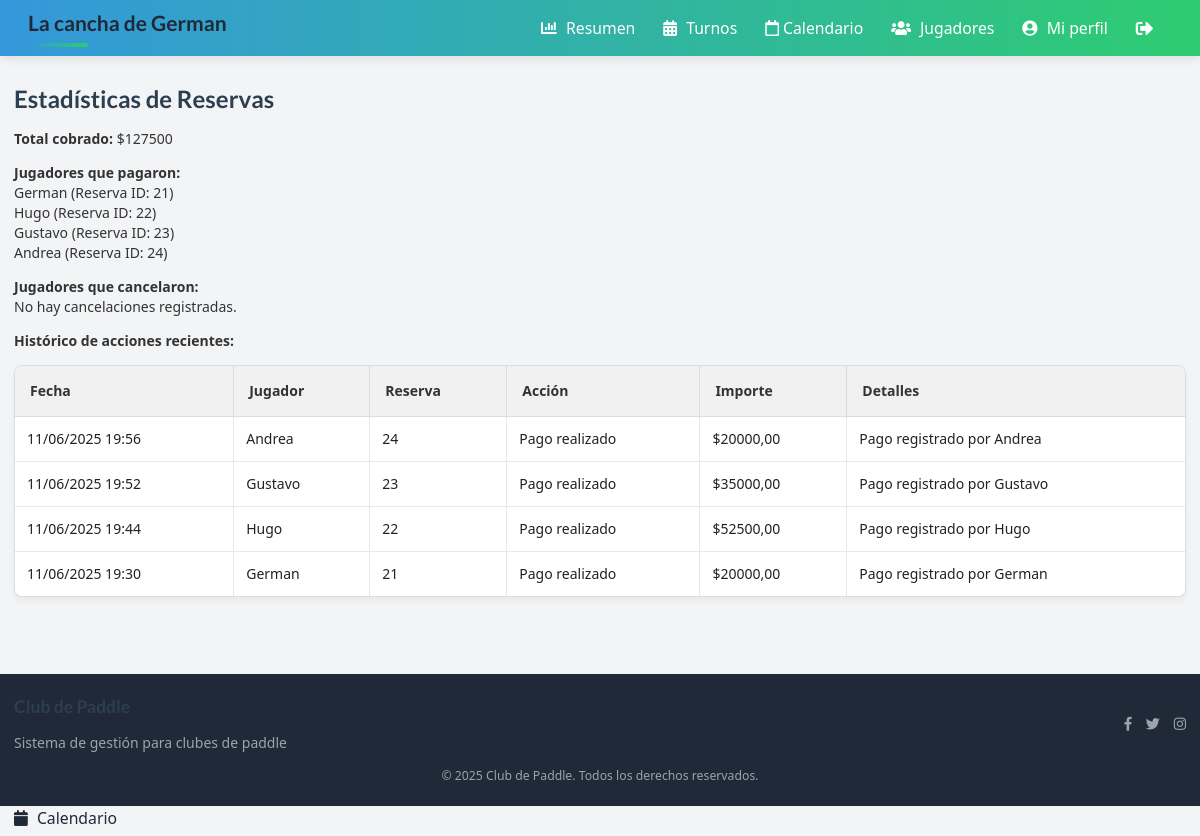
Before: /estadisticas/ with the older database file.
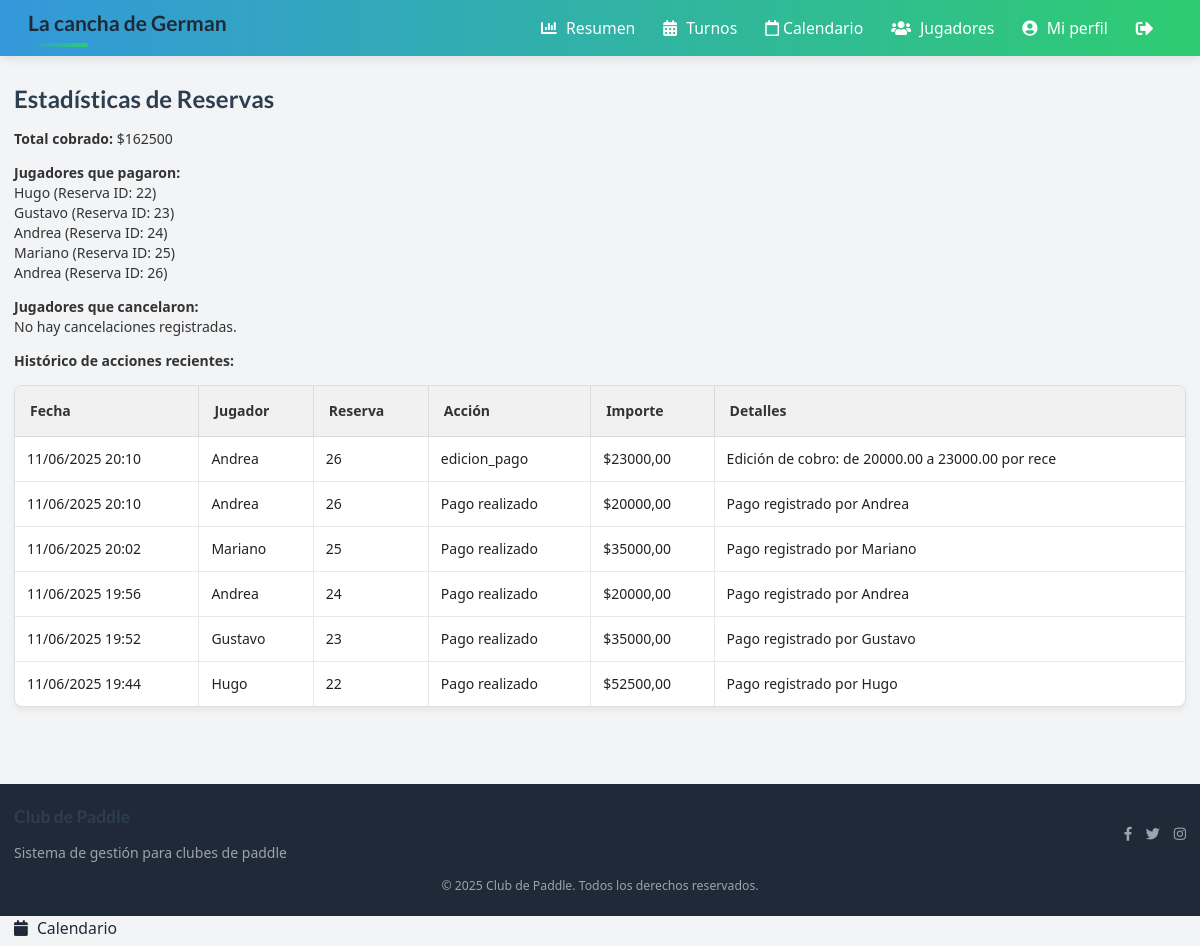
After: the same page with the newer database file.
### padel_admin/models.py (models this page shows, shortened)
class Jugadors(models.Model):
    id_jugador = models.CharField(primary_key=True, max_length=10)
    nom = models.CharField(max_length=30)
    cognom = models.CharField(max_length=30)
    nivell = models.IntegerField(
        default=1, validators=[MinValueValidator(1), MaxValueValidator(6)]
    )
    telefon = models.CharField(max_length=13)
    email = models.EmailField(max_length=50)
    contrasenya = models.CharField(max_length=30)
    foto = models.ImageField(upload_to="fotos_jugadores/", blank=True, null=True)

class HistoricoReserva(models.Model):
    ACCION_CHOICES = [
        ("pago", "Pago realizado"),
        ("cancelacion", "Reserva cancelada"),
    ]
    reserva = models.ForeignKey(Reserva, on_delete=models.CASCADE)
    jugador = models.ForeignKey(Jugadors, on_delete=models.CASCADE)
    fecha = models.DateTimeField(auto_now_add=True)
    accion = models.CharField(max_length=20, choices=ACCION_CHOICES)
    importe = models.DecimalField(max_digits=9, decimal_places=2, null=True, blank=True)
    detalles = models.TextField(blank=True, null=True)

class Reserva(models.Model):
    jugador = models.ForeignKey(Jugadors, on_delete=models.CASCADE)
    fecha = models.DateField()
    cancha = models.ForeignKey(Pistes, on_delete=models.CASCADE)
    hora_inicio = models.TimeField()
    hora_fin = models.TimeField()
    recepcionista = models.ForeignKey(
        Recepcionista, on_delete=models.CASCADE, null=True, blank=True
    )
    class Meta:
        unique_together = ("cancha", "fecha", "hora_inicio")

### padel_admin/views_estadisticas.py (the view)
# urls.py: path("estadisticas/", estadisticas_reservas, name="estadisticas_reservas"),
def estadisticas_reservas(request):
    pagos = HistoricoReserva.objects.filter(accion="pago").select_related(
        "jugador", "reserva"
    )
    jugadores_pagaron = pagos.values_list(
        "jugador__nom", "jugador__cognom", "reserva__id"
    ).distinct()
    total_cobrado = pagos.aggregate(total=Sum("importe"))["total"] or 0
    cancelaciones = HistoricoReserva.objects.filter(
        accion="cancelacion"
    ).select_related("jugador", "reserva")
    jugadores_cancelaron = cancelaciones.values_list(
        "jugador__nom", "jugador__cognom", "reserva__id"
    ).distinct()
    historico = HistoricoReserva.objects.select_related("jugador", "reserva").order_by(
        "-fecha"
    )[:100]
    return render(
        request,
        "estadisticas_reservas.html",
        {
            "jugadores_pagaron": jugadores_pagaron,
            "total_cobrado": total_cobrado,
            "jugadores_cancelaron": jugadores_cancelaron,
            "historico": historico,
        },
    )

### padel_admin/templates/estadisticas_reservas.html
{% extends "base.html" %}
{% block content %}
<h2>Estadísticas de Reservas</h2>
<div class="mb-4">
  <strong>Total cobrado:</strong> ${{ total_cobrado }}
</div>
<div class="mb-4">
  <strong>Jugadores que pagaron:</strong>
  <ul>
    {% for nom, cognom, reserva_id in jugadores_pagaron %}
      <li>{{ nom }} {{ cognom }} (Reserva ID: {{ reserva_id }})</li>
    {% empty %}
      <li>No hay pagos registrados.</li>
    {% endfor %}
  </ul>
</div>
<div class="mb-4">
  <strong>Jugadores que cancelaron:</strong>
  <ul>
    {% for nom, cognom, reserva_id in jugadores_cancelaron %}
      <li>{{ nom }} {{ cognom }} (Reserva ID: {{ reserva_id }})</li>
    {% empty %}
      <li>No hay cancelaciones registradas.</li>
    {% endfor %}
  </ul>
</div>
<div class="mb-4">
  <strong>Histórico de acciones recientes:</strong>
  <table class="ui celled table">
    <thead>
      <tr>
        <th>Fecha</th>
        <th>Jugador</th>
        <th>Reserva</th>
        <th>Acción</th>
        <th>Importe</th>
        <th>Detalles</th>
      </tr>
    </thead>
    <tbody>
      {% for h in historico %}
      <tr>
        <td>{{ h.fecha|date:'d/m/Y H:i' }}</td>
        <td>{{ h.jugador.nom }} {{ h.jugador.cognom }}</td>
        <td>{{ h.reserva.id }}</td>
        <td>{{ h.get_accion_display }}</td>
        <td>{% if h.importe %}${{ h.importe }}{% else %}-{% endif %}</td>
        <td>{{ h.detalles }}</td>
      </tr>
      {% empty %}
        <tr><td colspan="6">No hay acciones registradas.</td></tr>
      {% endfor %}
    </tbody>
  </table>
</div>
{% endblock %}

Changed rows visible on the page:
no longer on this page (row unchanged): Jugadors: nom "German", reserva_id "21"
removed HistoricoReserva: fecha "11/06/2025 19:30", jugador.nom "German", reserva.id "21", accion "Pago realizado", importe "20000,00", detalles "Pago registrado por German"
now on this page (row unchanged): Jugadors: nom "Mariano", reserva_id "25"
added HistoricoReserva: fecha "11/06/2025 20:10", jugador.nom "Andrea", reserva.id "26", accion "edicion_pago", importe "23000,00", detalles "Edición de cobro: de 20000.00 a 23000.00 por rece"
added HistoricoReserva: fecha "11/06/2025 20:10", jugador.nom "Andrea", reserva.id "26", accion "Pago realizado", importe "20000,00", detalles "Pago registrado por Andrea"
added HistoricoReserva: fecha "11/06/2025 20:02", jugador.nom "Mariano", reserva.id "25", accion "Pago realizado", importe "35000,00", detalles "Pago registrado por Mariano"
Other visible differences:
{{ total_cobrado }}: "127500" → "162500"
